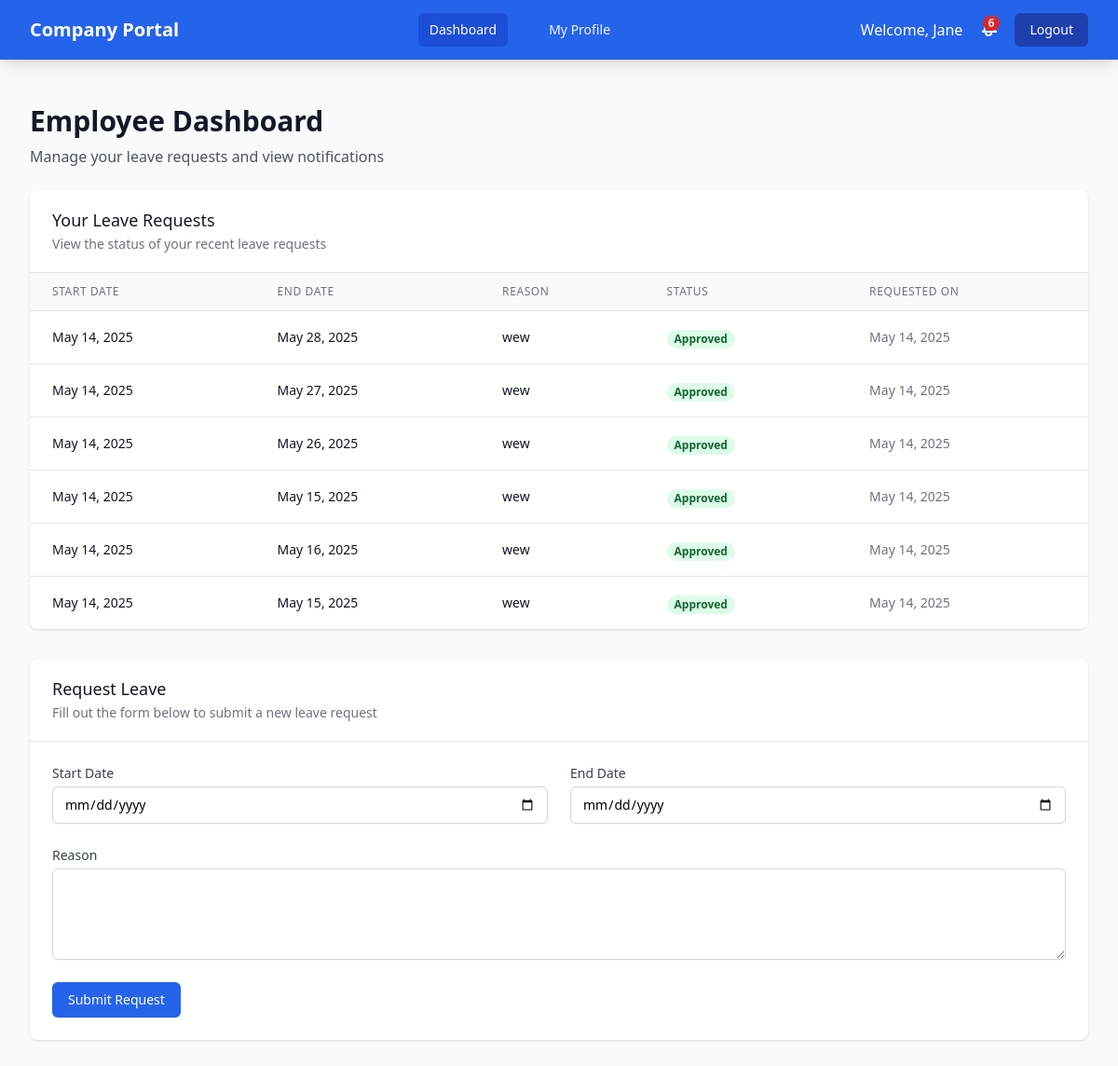
The page /Employee/employee_dashboard.php (signed in) on the database its author committed.
### tables this page shows
CREATE TABLE `leave_requests` (
  `id` int(11) NOT NULL,
  `user_id` int(11) NOT NULL,
  `start_date` date NOT NULL,
  `end_date` date NOT NULL,
  `reason` text DEFAULT NULL,
  `status` enum('pending','approved','declined') DEFAULT 'pending',
  `created_at` timestamp NOT NULL DEFAULT current_timestamp(),
  `request_date` timestamp NOT NULL DEFAULT current_timestamp(),
  `approver_id` int(11) DEFAULT NULL,
  `approved_by` int(11) DEFAULT NULL,
  `approved_by_name` varchar(255) DEFAULT NULL
);

### Employee/employee_dashboard.php (the view, shortened to what this page needs)
<?php
require '../Includes/db.php';
$leave_request_query = "SELECT * FROM leave_requests WHERE user_id = ? ORDER BY request_date DESC";
$stmt = $conn->prepare($leave_request_query);
$stmt->bind_param("i", $_SESSION['user_id']);
$stmt->execute();
$leave_result = $stmt->get_result();
?>
<!DOCTYPE html>
<html lang="en">
<head>
    <script src="https://cdn.tailwindcss.com"></script>
</head>
<body class="bg-gray-50 min-h-screen">
<nav class="bg-blue-600 shadow-lg">
    <div class="max-w-7xl mx-auto px-4 sm:px-6 lg:px-8">
        <div class="flex justify-between h-16">
            <div class="flex items-center">
                <span class="text-white text-xl font-bold">Company Portal</span>
            </div>
            <div class="hidden md:flex space-x-8 items-center">
                <a href="employee_dashboard.php" class="bg-blue-700 text-white px-3 py-2 rounded-md text-sm font-medium">Dashboard</a>
                <a href="employee_profile.php" class="text-gray-100 hover:text-white px-3 py-2 rounded-md text-sm font-medium">My Profile</a>
            </div>
            <div class="flex items-center space-x-4">
                <span class="text-white">Welcome, <?= isset($_SESSION['name']) ? htmlspecialchars($_SESSION['name']) : 'User' ?></span>
                <div class="relative">
                    <button id="notificationBtn" class="relative text-white hover:text-yellow-300 focus:outline-none">
                        <?php
                        $notification_count_query = "SELECT COUNT(*) as count FROM leave_requests
                                                    WHERE user_id = ? AND (status = 'approved' OR status = 'declined')";
                        $stmt = $conn->prepare($notification_count_query);
                        if ($stmt) {
                            $stmt->bind_param("i", $_SESSION['user_id']);
                            $stmt->execute();
                            $count_result = $stmt->get_result();
                            $notification_count = $count_result->fetch_assoc()['count'];
                            if ($notification_count > 0 && !$_SESSION['viewed_notifications']):
                            ?>
                                <span id="notificationBadge" class="absolute top-0 right-0 inline-flex items-center justify-center px-1.5 py-0.5 text-xs font-bold leading-none text-red-100 bg-red-600 rounded-full">
                                    <?= $notification_count ?>
                                </span>
                            <?php
                            endif;
                        }
                        ?>
                    </button>
                </div>
                <a href="../logout.php"
                   class="bg-blue-800 hover:bg-blue-700 text-white px-4 py-2 rounded-md text-sm font-medium transition-colors duration-300">
                    Logout
                </a>
            </div>
        </div>
    </div>
</nav>
    <div class="max-w-7xl mx-auto py-6 px-4 sm:px-6 lg:px-8">
        <div class="py-6">
            <h1 class="text-3xl font-bold text-gray-900 mb-2">Employee Dashboard</h1>
            <p class="text-gray-600 mb-6">Manage your leave requests and view notifications</p>
            <div class="bg-white shadow overflow-hidden sm:rounded-lg mb-8">
                <div class="px-4 py-5 border-b border-gray-200 sm:px-6">
                    <h2 class="text-lg leading-6 font-medium text-gray-900">
                        Your Leave Requests
                    </h2>
                    <p class="mt-1 text-sm text-gray-500">
                        View the status of your recent leave requests
                    </p>
                </div>
                <div class="overflow-x-auto">
                    <table class="min-w-full divide-y divide-gray-200">
                        <thead class="bg-gray-50">
                            <tr>
                                <th class="px-6 py-3 text-left text-xs font-medium text-gray-500 uppercase tracking-wider">Start Date</th>
                                <th class="px-6 py-3 text-left text-xs font-medium text-gray-500 uppercase tracking-wider">End Date</th>
                                <th class="px-6 py-3 text-left text-xs font-medium text-gray-500 uppercase tracking-wider">Reason</th>
                                <th class="px-6 py-3 text-left text-xs font-medium text-gray-500 uppercase tracking-wider">Status</th>
                                <th class="px-6 py-3 text-left text-xs font-medium text-gray-500 uppercase tracking-wider">Requested On</th>
                            </tr>
                        </thead>
                        <tbody class="bg-white divide-y divide-gray-200">
                            <?php
                            if ($leave_result && $leave_result->num_rows > 0) {
                                mysqli_data_seek($leave_result, 0);
                                while ($row = $leave_result->fetch_assoc()):
                                    $status_color = '';
                                    if ($row['status'] === 'approved') {
                                        $status_color = 'bg-green-100 text-green-800';
                                    } elseif ($row['status'] === 'declined') {
                                        $status_color = 'bg-red-100 text-red-800';
                                    } else {
                                        $status_color = 'bg-yellow-100 text-yellow-800';
                                    }
                            ?>
                                <tr>
                                    <td class="px-6 py-4 whitespace-nowrap text-sm text-gray-900"><?= date('M d, Y', strtotime($row['start_date'])) ?></td>
                                    <td class="px-6 py-4 whitespace-nowrap text-sm text-gray-900"><?= date('M d, Y', strtotime($row['end_date'])) ?></td>
                                    <td class="px-6 py-4 text-sm text-gray-900"><?= htmlspecialchars($row['reason']) ?></td>
                                    <td class="px-6 py-4 whitespace-nowrap">
                                        <span class="px-2 inline-flex text-xs leading-5 font-semibold rounded-full <?= $status_color ?>">
                                            <?= ucfirst($row['status']) ?>
                                        </span>
                                    </td>
                                    <td class="px-6 py-4 whitespace-nowrap text-sm text-gray-500"><?= date('M d, Y', strtotime($row['request_date'])) ?></td>
                                </tr>
                            <?php
                                endwhile;
                            } else {
                            ?>
                                <tr>
                                    <td colspan="5" class="px-6 py-4 text-sm text-center text-gray-500">No leave requests found</td>
                                </tr>
                            <?php } ?>
                        </tbody>
                    </table>
                </div>
            </div>
            <div class="bg-white shadow overflow-hidden sm:rounded-lg mb-8">
                <div class="px-4 py-5 border-b border-gray-200 sm:px-6">
                    <h2 class="text-lg leading-6 font-medium text-gray-900">
                        Request Leave
                    </h2>
                    <p class="mt-1 text-sm text-gray-500">
                        Fill out the form below to submit a new leave request
                    </p>
                </div>
                <div class="px-4 py-5 sm:p-6">
                    <form method="POST" class="space-y-6">
                        <div class="grid grid-cols-1 md:grid-cols-2 gap-6">
                            <div>
                                <label for="start_date" class="block text-sm font-medium text-gray-700">Start Date</label>
                                <input type="date" name="start_date" id="start_date" required
                                    class="mt-1 block w-full border border-gray-300 rounded-md shadow-sm py-2 px-3 focus:outline-none focus:ring-blue-500 focus:border-blue-500 sm:text-sm">
                            </div>
                            <div>
                                <label for="end_date" class="block text-sm font-medium text-gray-700">End Date</label>
                                <input type="date" name="end_date" id="end_date" required
                                    class="mt-1 block w-full border border-gray-300 rounded-md shadow-sm py-2 px-3 focus:outline-none focus:ring-blue-500 focus:border-blue-500 sm:text-sm">
                            </div>
                        </div>
                        <div>
                            <label for="reason" class="block text-sm font-medium text-gray-700">Reason</label>
                            <textarea name="reason" id="reason" rows="4" required
                                class="mt-1 block w-full border border-gray-300 rounded-md shadow-sm py-2 px-3 focus:outline-none focus:ring-blue-500 focus:border-blue-500 sm:text-sm"></textarea>
                        </div>
                        <div>
                            <button type="submit"
                                class="inline-flex justify-center py-2 px-4 border border-transparent shadow-sm text-sm font-medium rounded-md text-white bg-blue-600 hover:bg-blue-700 focus:outline-none focus:ring-2 focus:ring-offset-2 focus:ring-blue-500 transition-colors duration-300">
                                Submit Request
                            </button>
                        </div>
                    </form>
                </div>
            </div>
        </div>
    </div>
</body>
</html>

### rows shown on the page
leave_requests: start_date "May 14, 2025", end_date "May 28, 2025", reason "wew", status "Approved", request_date "May 14, 2025"
leave_requests: start_date "May 14, 2025", end_date "May 27, 2025", reason "wew", status "Approved", request_date "May 14, 2025"
leave_requests: start_date "May 14, 2025", end_date "May 26, 2025", reason "wew", status "Approved", request_date "May 14, 2025"
leave_requests: start_date "May 14, 2025", end_date "May 15, 2025", reason "wew", status "Approved", request_date "May 14, 2025"
leave_requests: start_date "May 14, 2025", end_date "May 16, 2025", reason "wew", status "Approved", request_date "May 14, 2025"
leave_requests: start_date "May 14, 2025", end_date "May 15, 2025", reason "wew", status "Approved", request_date "May 14, 2025"

### other values the page prints
$_SESSION['name'] "Jane"
$notification_count "6"
